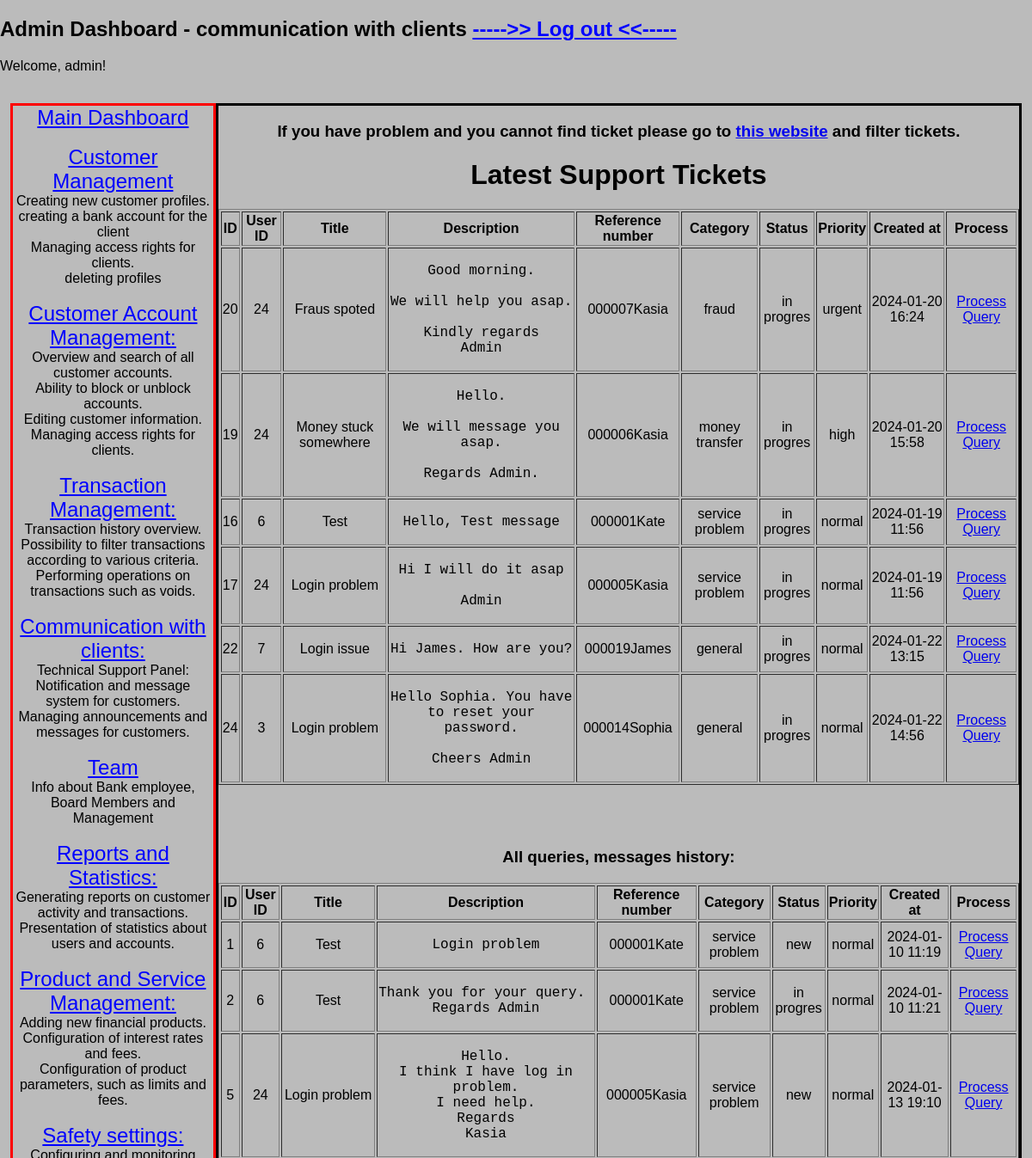
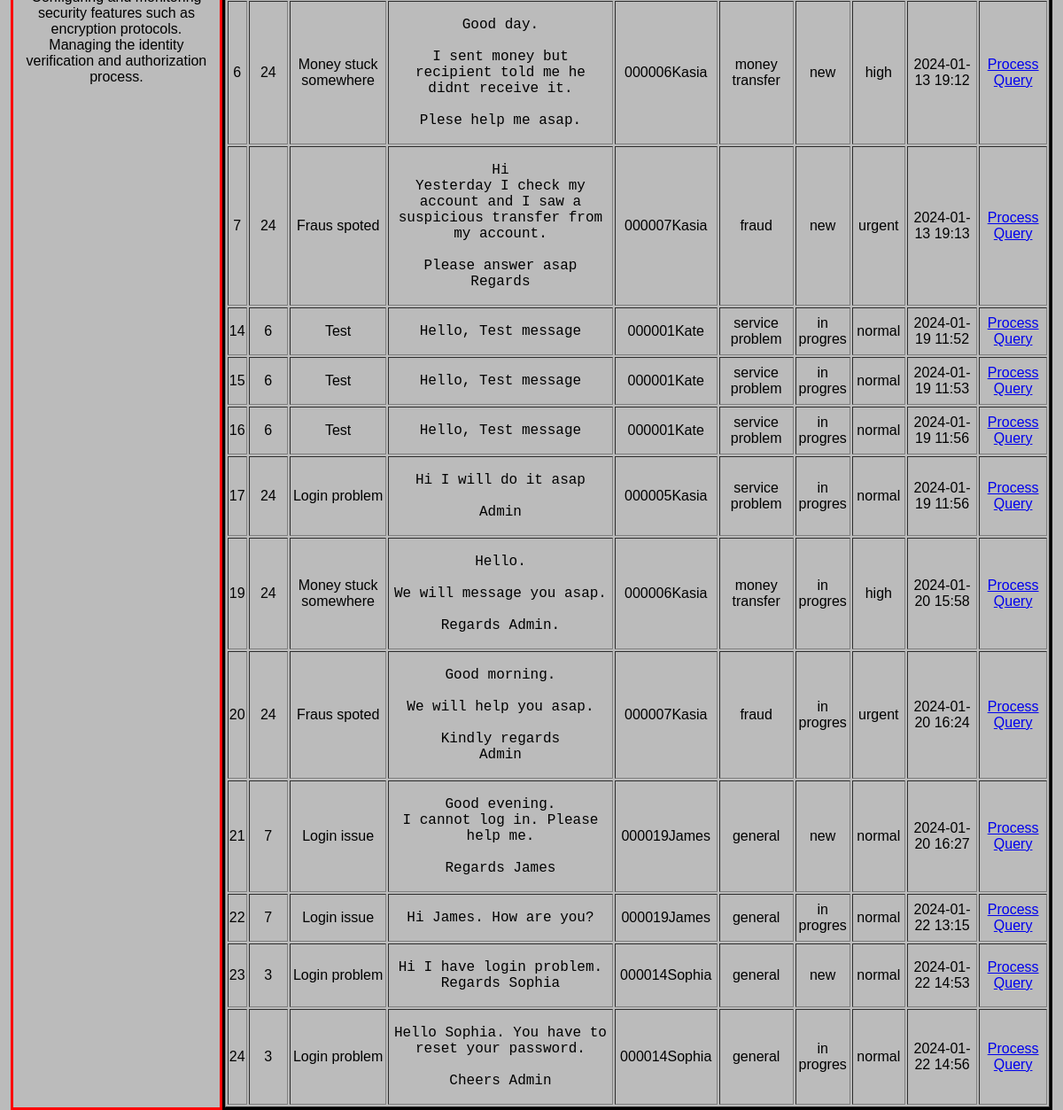
The app's page /communication_with_clients (signed in), older data (2 pictures, top to bottom).
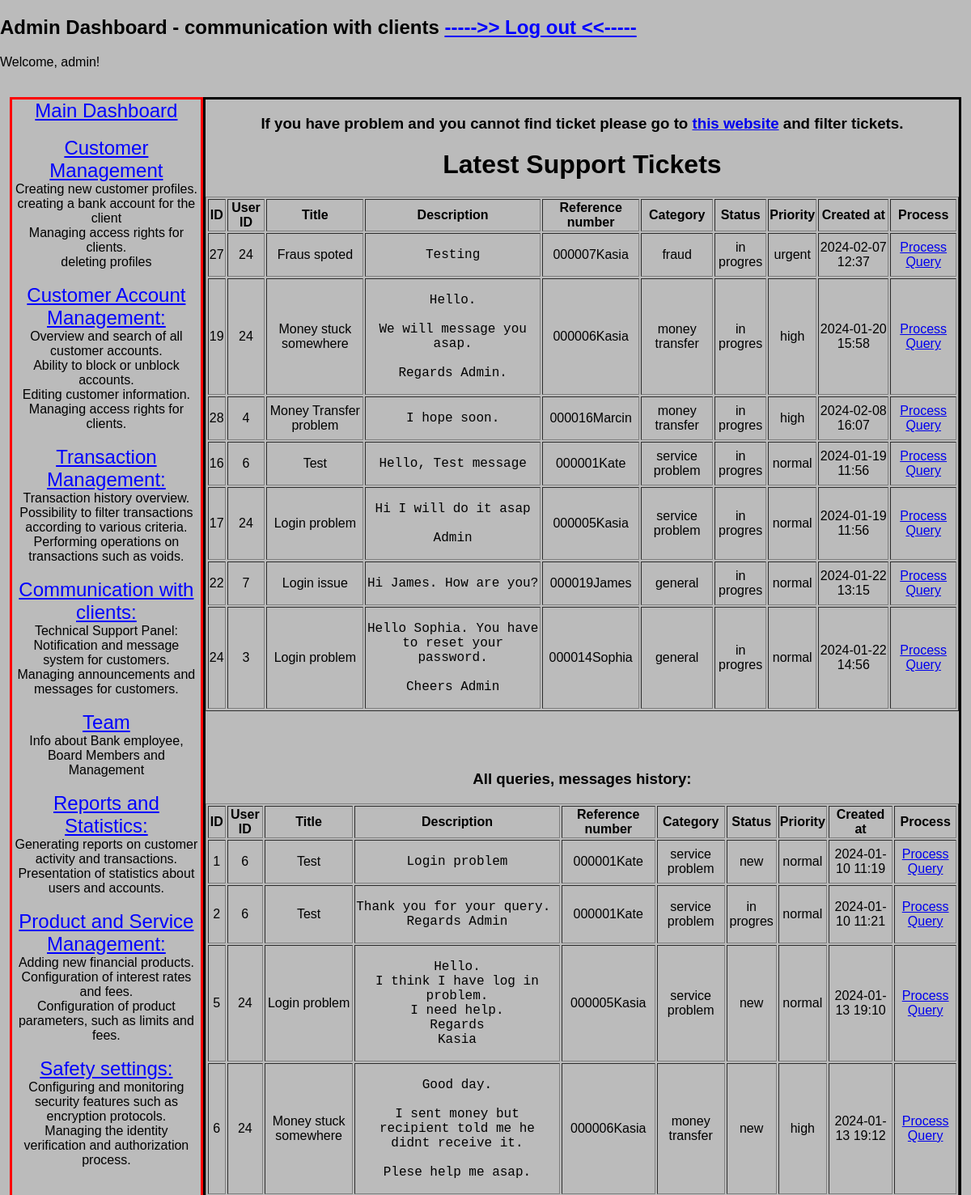
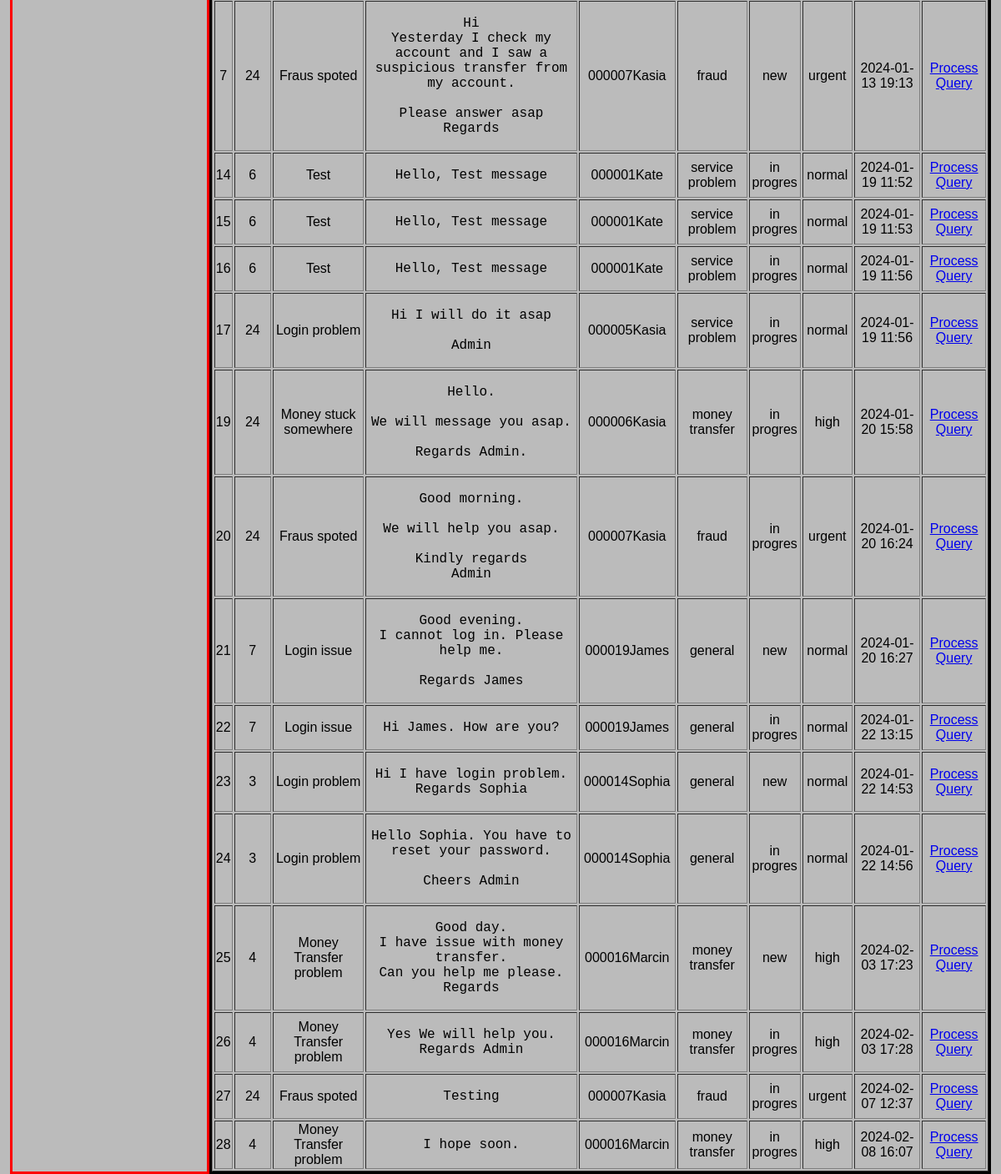
The same page, newer data (2 pictures, top to bottom).
### models/models.py (models this page shows)
class SupportTickets(db.Model):
    id = db.Column(db.Integer, primary_key=True)
    user_id = db.Column(db.Integer, db.ForeignKey('users.id'), nullable=False)
    title = db.Column(db.String(100), nullable=False)
    description = db.Column(db.Text, nullable=False)
    reference_number = db.Column(db.String(50), nullable=False)
    status = db.Column(db.String(50), nullable=False, default='new')  # values: new, in progress, closed, rejected
    priority = db.Column(db.String(50), nullable=False, default='normal')  # values: normal, high, urgent
    category = db.Column(db.String(50), nullable=False, default='general')  # values: general, fraud, service problem, money transfer
    created_at = db.Column(db.DateTime, default=datetime.utcnow)

### app.py (the view)
@app.route('/communication_with_clients', methods=['GET', 'POST'])
@login_required
@admin_required
def cwc():
    all_queries = SupportTickets.query.all()
    subquery = (db.session.query(SupportTickets.reference_number,
                                 func.max(SupportTickets.created_at).label('latest_date'))
                          .group_by(SupportTickets.reference_number)
                          .subquery())
    latest_tickets_query = (db.session.query(SupportTickets)
                            .join(subquery, and_(SupportTickets.reference_number == subquery.c.reference_number,
                                                 SupportTickets.created_at == subquery.c.latest_date))
                            .order_by(case((SupportTickets.priority == 'urgent', 1),
                                           (SupportTickets.priority == 'high', 2),
                                           else_=3))
                            .all())
    return render_template('communication_with_clients.html', all_queries = all_queries, latest_tickets=latest_tickets_query)

### app.py (called while the page is built)
@app.before_request
def initialize_database():
    db.create_all()
    session.permanent = True

@login_manager.user_loader
def load_user(user_id):
    return Users.query.get(int(user_id))

### routes/transfer.py (called while the page is built)
def admin_required(func):
    @wraps(func)
    def decorated_view(*args, **kwargs):
        if not current_user.is_authenticated or current_user.role != 'admin':
            logger.error(f"No access to the resource - {request.path}  '{current_user.username}' ")
            abort(403)
        return func(*args, **kwargs)
    return decorated_view

### templates/communication_with_clients.html (shortened to what this page needs)
{% extends 'base_admin.html' %}
{% block subtitle %} - communication with clients{% endblock %}
{% block content %}
<h3>If you have problem and you cannot find ticket please go to <a href="{{ url_for('cwcs') }}">this website</a> and filter tickets.</h3>
<h1>Latest Support Tickets</h1>
<table border="1" class="center-table" width = "100%">
    <thead>
        <tr>
            <th>ID</th>
            <th>User ID</th>
            <th>Title</th>
            <th>Description</th>
            <th>Reference number</th>
            <th>Category</th>
            <th>Status</th>
            <th>Priority</th>
            <th>Created at</th>
            <th>Process</th>
        </tr>
    </thead>
    <tbody>
        {% for ticket in latest_tickets %}
            <tr>
                <td>{{ ticket.id }}</td>
                <td>{{ ticket.user_id }}</td>
                <td>{{ ticket.title }}</td>
                <td class="messages-table" style="font-size: 16px;"><pre style="white-space: pre-wrap;">{{ ticket.description }}</pre></td>
                <td>{{ ticket.reference_number }}</td>
                <td>{{ ticket.category }}</td>
                <td>{{ ticket.status }}</td>
                <td>{{ ticket.priority }}</td>
                <td>{{ ticket.created_at.strftime('%Y-%m-%d %H:%M') }}</td>
                <td><a href="{{ url_for('process_query_bp.process_query', query_ref=ticket.reference_number) }}">Process Query</a></td>
            </tr>
        {% endfor %}
    </tbody>
</table>
<br><br><br>
<h3>All queries, messages history: </h3>
<table border="1" class="center-table" width = "100%">
  <thead>
      <tr>
          <th>ID</th>
          <th>User ID</th>
          <th>Title</th>
          <th>Description</th>
          <th>Reference number</th>
          <th>Category</th>
          <th>Status</th>
          <th>Priority</th>
          <th>Created at</th>
          <th>Process</th>
      </tr>
  </thead>
  <tbody>
      {% for query in all_queries %}
          <tr>
              <td>{{ query.id }}</td>
              <td>{{ query.user_id }}</td>
              <td>{{ query.title }}</td>
              <td class="messages-table" style="font-size: 16px;"><pre style="white-space: pre-wrap;">{{ query.description }}</pre></td>
              <td>{{ query.reference_number }}</td>
              <td>{{ query.category }}</td>
              <td>{{ query.status }}</td>
              <td>{{ query.priority }}</td>
              <td>{{ query.created_at.strftime('%Y-%m-%d %H:%M') }}</td>
              <td><a href="{{ url_for('process_query_bp.process_query', query_ref=query.reference_number) }}">Process Query</a></td>
          </tr>
      {% endfor %}
  </tbody>
</table>
{% endblock %}

Row changes from the older to the newer data that the page shows:
no longer on one of the page's lists (row unchanged): SupportTickets: id "20", user_id "24", title "Fraus spoted", description "Good morning. We will help you asap. Kindly regards Admin", reference_number "000007Kasia", category "fraud", status "in progres", priority "urgent", created_at "2024-01-20 16:24"
added SupportTickets: id "27", user_id "24", title "Fraus spoted", description "Testing", reference_number "000007Kasia", category "fraud", status "in progres", priority "urgent", created_at "2024-02-07 12:37"
added SupportTickets: id "28", user_id "4", title "Money Transfer problem", description "I hope soon.", reference_number "000016Marcin", category "money transfer", status "in progres", priority "high", created_at "2024-02-08 16:07"
added SupportTickets: id "25", user_id "4", title "Money Transfer problem", description "Good day. I have issue with money transfer. Can you help me please. Regards", reference_number "000016Marcin", category "money transfer", status "new", priority "high", created_at "2024-02-03 17:23", shown under "All queries, messages history:"
added SupportTickets: id "26", user_id "4", title "Money Transfer problem", description "Yes We will help you. Regards Admin", reference_number "000016Marcin", category "money transfer", status "in progres", priority "high", created_at "2024-02-03 17:28", shown under "All queries, messages history:"
